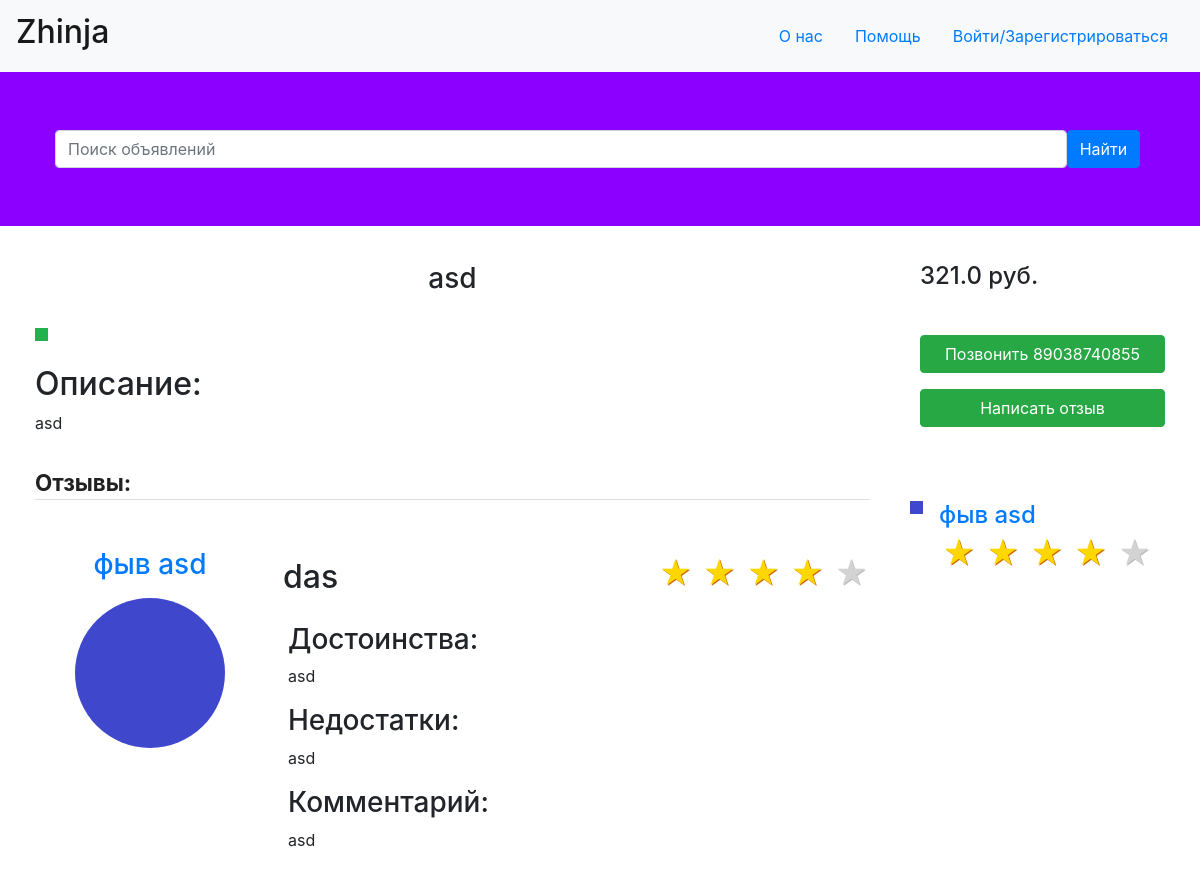
/service/15, run on the app's committed database.
### tables this page shows
CREATE TABLE "service"
(
	id integer not null
		constraint service_pk
			primary key autoincrement,
	user_id integer not null
		references user,
	name text not null,
	description_id integer not null
		references description,
	price real not null
);

CREATE TABLE "description"
(
	id integer default 0 not null
		constraint description_pk
			primary key autoincrement,
	description text not null,
	images_id integer
		references images (out_id)
);

CREATE TABLE "user"
(
	id integer not null
		constraint user_pk
			primary key autoincrement,
	status_id integer default 1 not null
		references status,
	phone text not null,
	password text not null,
	name text not null,
	image_id integer
		constraint user_images_id_fk
			references images
);

### routes.py (the view)
@application.route('/service/<int:service_id>', methods=["GET", "POST"])
def service(service_id: int):
    if request.method == "POST" and request.form.get("tel") and request.form.get("password"):
        user = sessions["main_database"].query(User) \
            .filter(User.phone == request.form.get("tel"), User.password == request.form.get("password")).first()
        if user:
            cookie["id"] = user.id
            return redirect(f'/profile/{user.id}')
    session = sessions["main_database"]
    searched = request.form.get("search_label")
    if searched:
        return redirect('/')
    service = session.query(Service) \
        .filter(Service.id == service_id).first()
    service_author = session.query(User) \
        .filter(User.id == service.user_id).first()
    service_author_image = session.query(Images) \
        .filter(Images.out_id == service_author.image_id).first()
    service_description = session.query(Description) \
        .filter(Description.id == service.description_id).first()
    service_description_images = session.query(Images) \
        .filter(Images.out_id == service_description.images_id).all()
    service_comments = session.query(Comment, Description) \
        .filter((Comment.service_id == service.id), (Description.id == Comment.description_id)).all()
    data = {
        "registered": False,
        "service": {
            "author": {
                "id": service_author.id,
                "name": service_author.name,
                "image": str(buffer_image(service_author_image.id, service_author_image.image)) + ".png",
                "phone": service_author.phone,
                "average_rating": 0
            },
            "id": service.id,
            "name": service.name,
            "price": service.price,
            "description": {
                "images": [str(buffer_image(image.id, image.image)) + ".png" for image in service_description_images],
                "description": {
                    "comment": service_description.description
                },
            },
            "comments": []
        }
    }
    average_rating = 0
    for comment, description in service_comments:
        author = session.query(User).filter(User.id == comment.user_id).first()
        author_image = session.query(Images).filter(Images.out_id == author.image_id).first()
        data["service"]["comments"].append({
            "id": comment.id,
            "author": {
                "id": author.id,
                "name": author.name,
                "image": str(buffer_image(author_image.id, author_image.image)) + ".png"
            },
            "description": {
                "images": [str(buffer_image(image.id, image.image)) + ".png" for image in
                           session.query(Images).filter(Images.id == description.images_id).all()],
                "description": {
                    "impression": description.description.split(delimiter)[0],
                    "pluses": description.description.split(delimiter)[1],
                    "minuses": description.description.split(delimiter)[2],
                    "comment": description.description.split(delimiter)[3]
                }
            },
            "rating": comment.rating
        })
        average_rating += comment.rating
    data["service"]["author"]["average_rating"] = average_rating / (
        len(data["service"]["comments"]) if len(data["service"]["comments"]) else 1)
    return render_template("service.html", data=data)

### declarations.py (called while the page is built)
def bytes_to_image(bytearr: bytes) -> Image:
    return Image.open(BytesIO(bytearr))

def buffer_image(id: int, bytearr: bytes) -> int:
    image = bytes_to_image(bytearr)
    image.save(f"static/images/{id}.png")
    return id

### templates/service.html (shortened to what this page needs)
<html lang="en">
  <head>
    <link rel="stylesheet" href="https://stackpath.bootstrapcdn.com/bootstrap/4.2.1/css/bootstrap.min.css">
    <link rel="stylesheet" href="https://maxcdn.bootstrapcdn.com/bootstrap/4.1.0/css/bootstrap.min.css">
      <link rel="stylesheet" type="text/css" href="{{url_for('static', filename='css/main.css') }}">
  </head>
  <body>
<header>
        <nav class="navbar navbar-light bg-light">
        <a class="navbar-brand" href="/"><h2>Zhinja</h2></a>
             <ul class="nav justify-content-right">
                <li class="nav-item">
                    <a class="nav-link" href="#From_us" data-toggle="modal">О нас</a>
                </li>
                <li class="nav-item">
                    <a class="nav-link" href="#Help" data-toggle="modal">Помощь</a>
                </li>
                {%if data["registred"]%}
                    <li class="nav-item">
                        <div class="container">
                            <div class="col-1-5">
                                <a href="profile"><img src={{url_for('static', filename='images/' + data["user"]["image"])}} class="rounded-circle z-depth-0" alt="avatar image" height="50" width="50" border-radius="50%"></a>
                            </div>
                        </div>
                    </li>
                {%else%}
                    <li class="nav-item">
                        <a class="nav-link" href="#Reg" data-toggle="modal">Войти/Зарегистрироваться</a>
                    </li>
                {%endif%}
            </ul>
        </nav>
    </header>
    <form class="headf" method="post">
        <div class="container">
            <div class="form-group">
            <div class="row-hea">
                <div class="col-1-3">
                    <div class="row">
                        <div class="col-11" style="padding-right: 0">
                            <div class="input-group">
                                <input type="search" class="form-control rounded my-5" placeholder="Поиск объявлений"
                                       aria-label="Search"
                                       aria-describedby="search-addon" name="search_label"/>
                            </div>
                        </div>
                        <div class="col-1" style="padding-left: 0">
                            <button type="submit" class="btn btn-primary my-5">Найти</button>
                        </div>
                    </div>
                </div>
            </div>
        </div>
        </div>
    </form>
    <div class="container-fluid" style="max-width: 1600px">
        <div class="row">
            <div class="col-md-9">
                <div class="row">
                    <div class="col-md-12">
                        <h3 class="text-center">
                            {{ data["service"]["name"] }}
                        </h3>
                    </div>
                </div>
                <div class="row my-1">
                    <div class="col-md-12">
                        <div class="carousel slide" id="serviceImages" data-ride="carousel">
                            <div class="carousel-inner">
                                {% for image in data['service']['description']['images'] %}
                                    <div class="carousel-item active">
                                        <img class="d-block" alt="image" src="{{ url_for('static', filename='images/' + image) }}" />
                                    </div>
                                {% endfor %}
                            </div>
                                <a class="carousel-control-prev" href="#serviceImages" data-slide="prev">
                                    <span class="carousel-control-prev-icon"></span>
                                  </a>
                                  <a class="carousel-control-next" href="#serviceImages" data-slide="next">
                                    <span class="carousel-control-next-icon"></span>
                                  </a>
                        </div>
                    </div>
                </div>
                <div class="row">
                    <div class="col-md-12">
                        <dl>
                            <dt>
                                <h2>
                                    Описание:
                                </h2>
                            </dt>
                            <dd>
                                {{ data["service"]["description"]["description"]["comment"] }}
                            </dd>
                        </dl>
                    </div>
                </div>
                <div class="row">
                    <div class="col-md-12">
                        <div class="comments">
                            <h2 class="title-comments">
                                Отзывы:
                            </h2>
                            <ul class="media-list">
                                {% for comment in data["service"]["comments"]%}
                                    <li class="media mt-5">
                                        <div class="media-left text-center">
                                            <a href='/profile/{{ comment["author"]["id"] }}'>
                                                <div class="author" style="max-width: 150px">
                                                    <h3>{{ comment["author"]["name"] }}</h3>
                                                </div>
                                                <img class="media-object rounded-circle z-depth-0 my-2" alt="avatar image" height="150" width="150" src="{{ url_for('static', filename='images/' + comment['author']['image']) }}">
                                            </a>
                                        </div>
                                        <div class="media-body ml-5 mr-5">
                                            <div class="media-left">
                                                <div class="row">
                                                    <div class="col-8">
                                                        <h2>{{ comment["description"]["description"]["impression"] }}</h2>
                                                    </div>
                                                    <div class="col-4">
                                                        <div class="rating-result">
                                                            {% for star in range(1, 6) %}
                                                                {% if star <= comment["rating"] %}
                                                                    <span class="active"></span>
                                                                {% else %}
                                                                    <span></span>
                                                                {% endif %}
                                                            {% endfor %}
                                                        </div>
                                                    </div>
                                                </div>
                                            </div>
                                            <div class="media-text col-12 text-justify">
                                                <h3 class="my-2">
                                                    Достоинства:
                                                </h3>
                                                <p>
                                                    {{ comment["description"]["description"]["pluses"] }}
                                                </p>
                                                <h3 class="my-2">
                                                    Недостатки:
                                                </h3>
                                                <p>
                                                    {{ comment["description"]["description"]["minuses"] }}
                                                </p>
                                                <h3 class="my-2">
                                                    Комментарий:
                                                </h3>
                                                <p>
                                                    {{ comment["description"]["description"]["comment"] }}
                                                </p>
                                            </div>
                                        </div>
                                    </li>
                                {% endfor %}
                            </ul>
                        </div>
                    </div>
                </div>
            </div>
            <div class="col-md-3">
                <div class="row">
                    <div class="col-md-12">
                        <h4>
                            {{ data["service"]["price"] }} руб.
                        </h4>
                    </div>
                </div>
                <div class="row my-3">
                    <div class="col-md-12">
                        <a href='tel: {{ data["service"]["author"]["phone"] }}'>
                            <button type="button" class="btn btn-success btn-block">
                                Позвонить {{ data["service"]["author"]["phone"] }}
                            </button>
                        </a>
                        <a href='/create_comment/{{ data["service"]["id"] }}'>
                           <button type="button" class="btn btn-success btn-block my-3">
                               Написать отзыв
                           </button>
                        </a>
                    </div>
                </div>
                <div class="media my-5" id="seller">
                    <img class="mr-3" alt="seller image" src="{{ url_for('static', filename='images/' + data['service']['author']['image']) }}" />
                    <div class="media-body">
                        <a class="mt-0" role="link" href='/profile/{{ data["service"]["author"]["id"] }}'>
                            <h4>
                                {{ data["service"]["author"]["name"] }}
                            </h4>
                        </a>
                        <div class="rating-result">
                            {% for star in range(1, 6) %}
                                {% if star <= data["service"]["author"]["average_rating"] %}
                                    <span class="active"></span>
                                {% else %}
                                    <span></span>
                                {% endif %}
                            {% endfor %}
                        </div>
                    </div>
                </div>
            </div>
        </div>
    </div>
  </body>
</html>

### static/css/main.css (style rules this page uses)
.media-text { margin-bottom: 0.25rem; }
.title-comments { font-size: 1.4rem; font-weight: bold; line-height: 1.5rem; color: rgba(0, 0, 0, .87); margin-bottom: 1rem; padding-bottom: .25rem; border-bottom: 1px solid rgba(34, 36, 38, .15); }
.rating-result { width: 265px; margin: 0 auto; }
.rating-result span { padding: 0; font-size: 32px; margin: 0 3px; line-height: 1; color: lightgrey; text-shadow: 1px 1px #bbb; }
.rating-result > span:before { content: '★'; }
.rating-result > span.active { color: gold; text-shadow: 1px 1px #c60; }
.headf { background: #8b00ff; }
.row { padding: 10px; }
.rating-result { width: 265px; }
.rating-result span { padding: 0; font-size: 32px; line-height: 1; color: lightgrey; text-shadow: 1px 1px #bbb; }

### data on the page
service: service.name "asd", service.price "321.0"
description: service.description.description.comment "asd"
user: author.name "фыв asd", service.author.phone "89038740855", service.author.name "фыв asd"

### other printed values
{{ comment["description"]["description"]["impression"] }} "das"
{{ comment["description"]["description"]["pluses"] }} "asd"
{{ comment["description"]["description"]["minuses"] }} "asd"
{{ comment["description"]["description"]["comment"] }} "asd"
